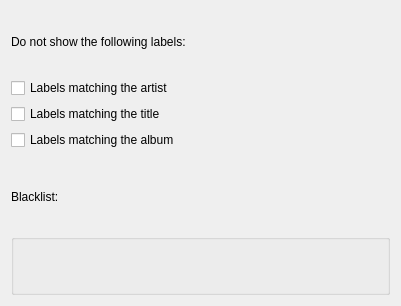
<?xml version="1.0" encoding="UTF-8"?>
<ui version="4.0">
 <class>labelsBlacklistSettings</class>
 <widget class="QWidget" name="labelsBlacklistSettings">
  <property name="geometry">
   <rect>
    <x>0</x>
    <y>0</y>
    <width>401</width>
    <height>306</height>
   </rect>
  </property>
  <layout class="QVBoxLayout" name="verticalLayout">
   <item>
    <widget class="QLabel" name="label">
     <property name="text">
      <string>Do not show the following labels:</string>
     </property>
    </widget>
   </item>
   <item>
    <widget class="QCheckBox" name="matchArtistCheckBox">
     <property name="text">
      <string>Labels matching the artist</string>
     </property>
    </widget>
   </item>
   <item>
    <widget class="QCheckBox" name="matchTitleCheckBox">
     <property name="text">
      <string>Labels matching the title</string>
     </property>
    </widget>
   </item>
   <item>
    <widget class="QCheckBox" name="matchAlbumCheckBox">
     <property name="text">
      <string>Labels matching the album</string>
     </property>
    </widget>
   </item>
   <item>
    <spacer name="verticalSpacer_2">
     <property name="orientation">
      <enum>Qt::Vertical</enum>
     </property>
     <property name="sizeType">
      <enum>QSizePolicy::Fixed</enum>
     </property>
     <property name="sizeHint" stdset="0">
      <size>
       <width>20</width>
       <height>10</height>
      </size>
     </property>
    </spacer>
   </item>
   <item>
    <widget class="QLabel" name="label_4">
     <property name="text">
      <string>Blacklist:</string>
     </property>
    </widget>
   </item>
   <item>
    <widget class="KEditListBox" name="blacklistEditListBox">
     <property name="sizePolicy">
      <sizepolicy hsizetype="Preferred" vsizetype="Preferred">
       <horstretch>0</horstretch>
       <verstretch>0</verstretch>
      </sizepolicy>
     </property>
     <property name="buttons">
      <set>KEditListBox::Add|KEditListBox::Remove</set>
     </property>
    </widget>
   </item>
  </layout>
 </widget>
 <customwidgets>
  <customwidget>
   <class>KEditListBox</class>
   <extends>QGroupBox</extends>
   <header>keditlistbox.h</header>
  </customwidget>
 </customwidgets>
 <resources/>
 <connections/>
</ui>
